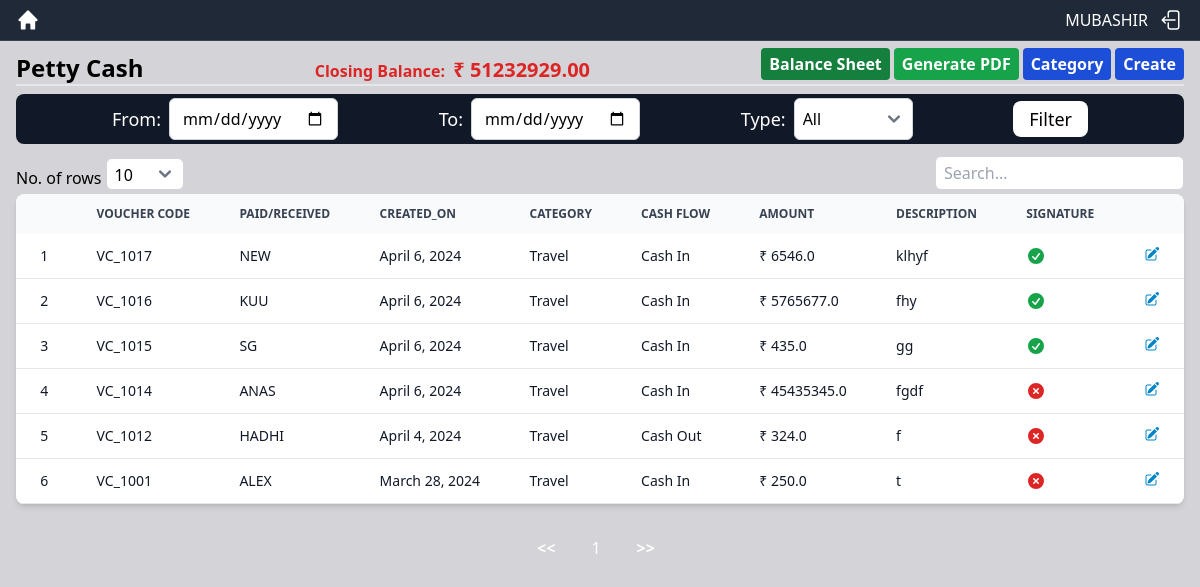
The app's page /view_pettycash/ (signed in) with its own data.
### pettycash_app/models.py (models this page shows, shortened)
class PettyCash(models.Model):
    CASH_FLOW = (
        ('Cash In', 'Cash In'),
        ('Cash Out', 'Cash Out'),
    )
    id = models.UUIDField(primary_key=True, default=uuid.uuid4, unique=True, editable=False)
    voucher_code = models.CharField(max_length=150, blank=True, unique=True)
    to_or_from = models.CharField(max_length=200)
    created_date = models.DateField(default=current_date)
    category = models.ForeignKey(Category, on_delete=models.CASCADE)
    cash_flow = models.CharField(max_length=50, choices=CASH_FLOW)
    amount = models.FloatField()
    description = models.CharField(max_length=1200)
    image = models.ImageField(blank=True, null=True, upload_to="voucher_signature/")

class Category(models.Model):
    id = models.UUIDField(primary_key=True, default=uuid.uuid4, unique=True, editable=False)
    category = models.CharField(max_length=100)
    general_ledger_code = models.IntegerField(unique=True)
    def __str__(self):
        return self.category

### pettycash_app/views.py (the view)
# urls.py: path('view_pettycash/', views.viewPettyCash, name='view_pettycash'),
@login_required
def viewPettyCash(request):
    pettycashes = PettyCash.objects.all().order_by('-voucher_code')
    pettycash_exists = pettycashes.exists()
    context = {'pettycashes': pettycashes, 'pettycash_exists': pettycash_exists}
    return render(request, 'pettycash/view_pettycash.html', context)

### pettycash_app/templates/pettycash/view_pettycash.html (shortened to what this page needs)
{% extends 'index.html' %}
{% load static %}
{% block content %}
    <div class="flex justify-between items-end">
        <span class="text-2xl font-bold flex self-end">Petty Cash</span>
        <div class="text-red-600">
            <span class="font-bold me-1">Closing Balance:</span>
            <span id="OBAmount" class="font-bold text-xl"></span>
        </div>
        <div class="flex gap-x-1">
            {% if request.user.is_staff %}
                <a href="{% url "pettycash_app:pettycash_balance_sheet" %}"><button class="bg-green-700 p-1 px-2 mb-1 text-base font-bold rounded text-white cursor-pointer">Balance Sheet</button></a>
                <button id="generatePDF" data-modal-target="pdf-modal" data-modal-toggle="pdf-modal" class="block bg-green-600 p-1 px-2 mb-1 text-base font-bold rounded text-white cursor-pointer">Generate PDF</button>
                <a href="{% url "pettycash_app:category" %}"><button class="bg-blue-700 p-1 px-2 mb-1 text-base font-bold rounded text-white cursor-pointer">Category</button></a>
            {% endif %}
            <a href="{% url "pettycash_app:create_pettycash" %}"><button class="bg-blue-700 p-1 px-2 mb-1 text-base font-bold rounded text-white cursor-pointer">Create</button></a>
        </div>
    </div>
    <hr class="border dark:border-gray-800">
    <div class="flex justify-between gap-x-12 mt-2 p-1 rounded-lg pl-24 pr-24 bg-gray-900">
        <div class="flex items-center gap-x-2">
            <label for="fromDate" class="block text-lg font-medium text-white">From:</label>
            <input type="date" id="fromDate" name="fromDate" class="border border-gray-300 rounded-md focus:outline-none focus:border-blue-500">
        </div>
        <div class="flex items-center gap-x-2">
            <label for="toDate" class="block text-lg font-medium text-white">To:</label>
            <input type="date" id="toDate" name="toDate" class="border border-gray-300 rounded-md focus:outline-none focus:border-blue-500">
        </div>
        <div class="flex items-center gap-x-2">
            <label for="cashType" class="block text-lg font-medium text-white">Type:</label>
            <select id="cashType" name="cashType" class="border border-gray-300 rounded-md focus:outline-none focus:border-blue-500 p-2">
                <option value="All">All</option>
            </select>
        </div>
        <div class="flex items-center gap-x-2">
            <button id="filterButton" TYPE="submit" class="block text-lg font-medium bg-white rounded-lg p-1 px-4 hover:bg-gray-500">Filter</button>
        </div>
    </div>
    <div class="mt-3">
        {% if pettycash_exists %}
        <div class="flex justify-between mb-1">
            <div class="flex items-end">
                <span class="font-medium">No. of rows</span>
                <select id="showEntriesSelect" class="ms-1 px-2 py-1 w-18 h-8 border border-gray-300 rounded-md focus:outline-none focus:border-blue-500">
                    <option value="10">10</option>
                </select>
            </div>
            <input type="text" id="searchInput" placeholder="Search..." class="px-2 py-1 border border-gray-300 rounded-md focus:outline-none focus:border-blue-500">
        </div>
        <div class="relative overflow-x-auto shadow-md sm:rounded-lg">
            <table id="pettycash_table" class="w-full text-sm text-left rtl:text-right text-gray-500 dark:text-gray-400">
                <thead id="pettycash_table_head" class="text-xs text-gray-700 uppercase bg-gray-50 dark:bg-gray-700 dark:text-gray-400">
                    <tr>
                        <th scope="col" class="px-6 py-3 text-center"></th>
                        <th scope="col" class="px-6 py-3">Voucher Code</th>
                        <th scope="col" class="px-6 py-3">Paid/Received</th>
                        <th scope="col" class="px-6 py-3">Created_on</th>
                        <th scope="col" class="px-6 py-3">Category</th>
                        <th scope="col" class="px-6 py-3">Cash Flow</th>
                        <th scope="col" class="px-6 py-3">Amount</th>
                        <th scope="col" class="px-6 py-3">Description</th>
                        <th scope="col" class="px-6 py-3">Signature</th>
                        <th scope="col" class="px-6 py-3"></th>
                    </tr>
                </thead>
                <tbody id="pettycash_table_body">
                    {% for pettycash in pettycashes %}
                        <tr class="bg-white border-b dark:bg-gray-800 dark:border-gray-700 hover:bg-gray-50 dark:hover:bg-gray-600">
                            <th scope="row" class="px-6 py-3 font-medium text-gray-900 whitespace-nowrap dark:text-white text-center"><a href="{% url "pettycash_app:each_pettycash" pettycash.id %}">{{ forloop.counter }}</a></th>
                            <th scope="row" class="px-6 py-3 font-medium text-gray-900 whitespace-nowrap dark:text-white"><a href="{% url "pettycash_app:each_pettycash" pettycash.id %}">{{ pettycash.voucher_code }}</a></th>
                            <th scope="row" class="px-6 py-3 font-medium text-gray-900 whitespace-nowrap dark:text-white uppercase"><a href="{% url "pettycash_app:each_pettycash" pettycash.id %}">{{ pettycash.to_or_from }}</a></th>
                            <th scope="row" class="px-6 py-3 font-medium text-gray-900 whitespace-nowrap dark:text-white"><a href="{% url "pettycash_app:each_pettycash" pettycash.id %}">{{ pettycash.created_date }}</a></th>
                            <th scope="row" class="px-6 py-3 font-medium text-gray-900 whitespace-nowrap dark:text-white"><a href="{% url "pettycash_app:each_pettycash" pettycash.id %}">{{ pettycash.category }}</a></th>
                            <th scope="row" class="px-6 py-3 font-medium text-gray-900 whitespace-nowrap dark:text-white"><a href="{% url "pettycash_app:each_pettycash" pettycash.id %}">{{ pettycash.cash_flow }}</a></th>
                            <th scope="row" class="px-6 py-3 font-medium text-gray-900 whitespace-nowrap dark:text-white"><a href="{% url "pettycash_app:each_pettycash" pettycash.id %}">&#8377; {{ pettycash.amount }}</a></th>
                            <th scope="row" class="px-6 py-3 font-medium text-gray-900 whitespace-nowrap dark:text-white"><a href="{% url "pettycash_app:each_pettycash" pettycash.id %}">{{ pettycash.description }}</a></th>
                            <th scope="row" class="px-6 py-3 font-medium text-gray-900 whitespace-nowrap dark:text-white "><a href="{% url "pettycash_app:each_pettycash" pettycash.id %}">
                            </a></th>
                            <th scope="row" class="px-6 py-3 flex justify-end font-medium text-gray-900 whitespace-nowrap dark:text-white">
                                <div class="flex gap-x-2">
                                    <div data-modal-target="update-modal" data-modal-toggle="update-modal">
                                        <a href="{% url "pettycash_app:update_pettycash" pettycash.id  %}">
                                        </a>
                                    </div>
                                </div>
                            </th>
                        </tr>
                    {% endfor %}
                </tbody>
            </table>
        </div>
        <div id="pagination" class="flex justify-center mt-6">
        </div>
        {% else %}
            <div class="flex justify-center">
                <span class="font-bold text-xl">No petty cash to view. <a href="{% url "pettycash_app:create_pettycash" %}" class="text-blue-700 cursor-pointer">Create</a> a petty cash.</span>
            </div>
        {% endif %}
    </div>
{% endblock content %}

### pettycash_app/templates/index.html (shortened to what this page needs)
{% load static %}
<!DOCTYPE html>
<html>
    <head>
        <script src="https://cdn.tailwindcss.com"></script>
        <link href="https://cdnjs.cloudflare.com/ajax/libs/flowbite/2.3.0/flowbite.min.css" rel="stylesheet" />
        <link rel="stylesheet" type="text/css" href="https://cdnjs.cloudflare.com/ajax/libs/jqueryui/1.12.1/jquery-ui.min.css">
    </head>
    <body id="pageBodyView" class="bg-zinc-300 scroll-smooth">
        <nav class="fixed top-0 z-50 w-full border-b bg-gray-800 border-gray-700">
            <div class="flex items-center justify-between text-white font-bold p-2 px-4">
                <div>
                    <a href="{% url "pettycash_app:choose_cashbook" %}" class="flex items-center">
                    </a>
                </div>
                <div class="flex items-center gap-x-3">
                    <span class="font-medium uppercase">{{request.user}}</span>
                    <a href="/auth/logout/">
                    </a>
                </div>
            </div>
        </nav>
        <div class="mt-10 px-4 py-2">
            {% block content %}{% endblock content %}
        </div>
    </body>
</html>

### records on screen
PettyCash: voucher_code "VC_1017", to_or_from "NEW", created_date "April 6, 2024", category "Travel", cash_flow "Cash In", amount "6546.0", description "klhyf"
PettyCash: voucher_code "VC_1016", to_or_from "KUU", created_date "April 6, 2024", category "Travel", cash_flow "Cash In", amount "5765677.0", description "fhy"
PettyCash: voucher_code "VC_1015", to_or_from "SG", created_date "April 6, 2024", category "Travel", cash_flow "Cash In", amount "435.0", description "gg"
PettyCash: voucher_code "VC_1014", to_or_from "ANAS", created_date "April 6, 2024", category "Travel", cash_flow "Cash In", amount "45435345.0", description "fgdf"
PettyCash: voucher_code "VC_1012", to_or_from "HADHI", created_date "April 4, 2024", category "Travel", cash_flow "Cash Out", amount "324.0", description "f"
PettyCash: voucher_code "VC_1001", to_or_from "ALEX", created_date "March 28, 2024", category "Travel", cash_flow "Cash In", amount "250.0", description "t"

### other values on screen
{{ request.user }} "MUBASHIR"
